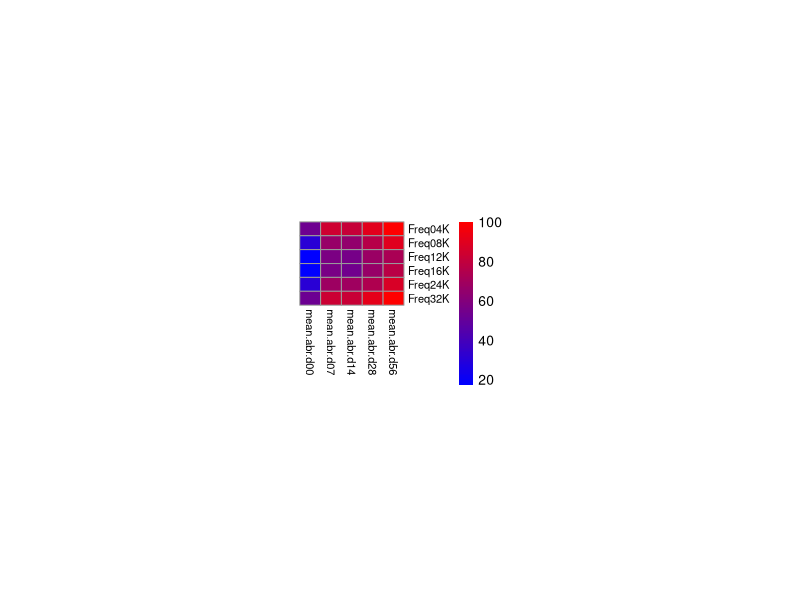
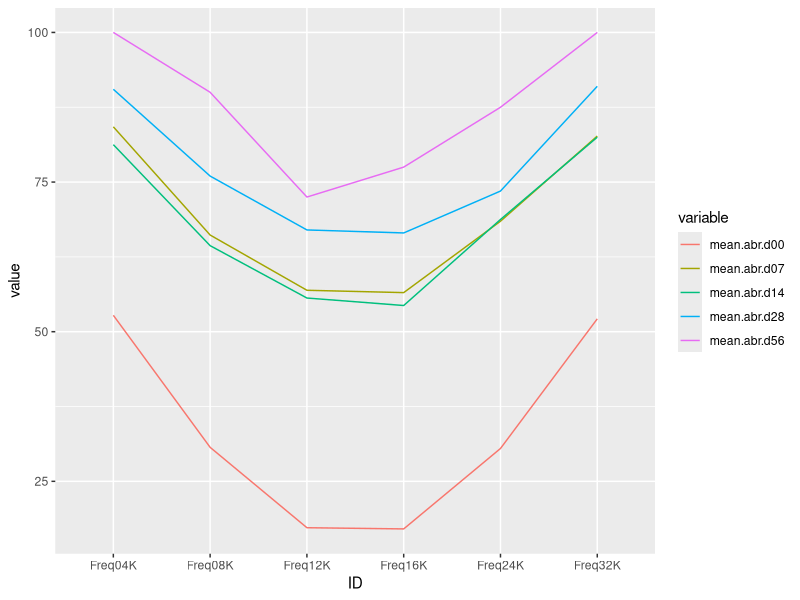
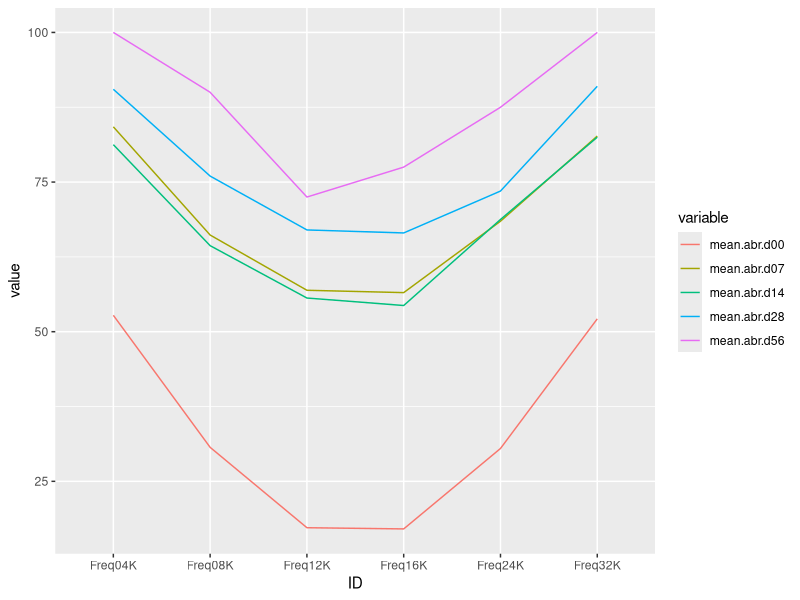

Generate these figures, in order, with R:
library(pheatmap)
mean.abr.d00=c(52.74,30.68,17.25,17.05,30.49,52.15)
mean.abr.d07=c(84.23,66.15,56.92,56.53,68.46,82.69)
mean.abr.d14=c(81.25, 64.375, 55.625, 54.375, 68.75,82.5)
mean.abr.d28=c(90.5,76, 67, 66.5, 73.5, 91)
mean.abr.d56=c(100,90,72.5,77.5,87.5,100)
s0=data.frame(mean.abr.d00,mean.abr.d07,mean.abr.d14,mean.abr.d28,mean.abr.d56)
rownames(s0)=c("Freq04K","Freq08K","Freq12K","Freq16K","Freq24K","Freq32K")
pheatmap(mat = s0,cluster_rows = F,cluster_cols = F,
         color=colorRampPalette(c("blue","red"))(100),
         fontsize_row=8,
         fontsize_col=8,
         scale="none",
         cellheight=10,
         cellwidth=15)
library(reshape2)
s0$ID=rownames(s0)
s1=melt(s0)
library(ggplot2)
ggplot(data = s1,mapping = aes(x=ID,y=value,group=variable,color=variable))+
  geom_line()
pdf(file = "a1a2.pdf")
ggplot(data = s1,mapping = aes(x=ID,y=value,group=variable,color=variable))+
  geom_line()
graphics.off()